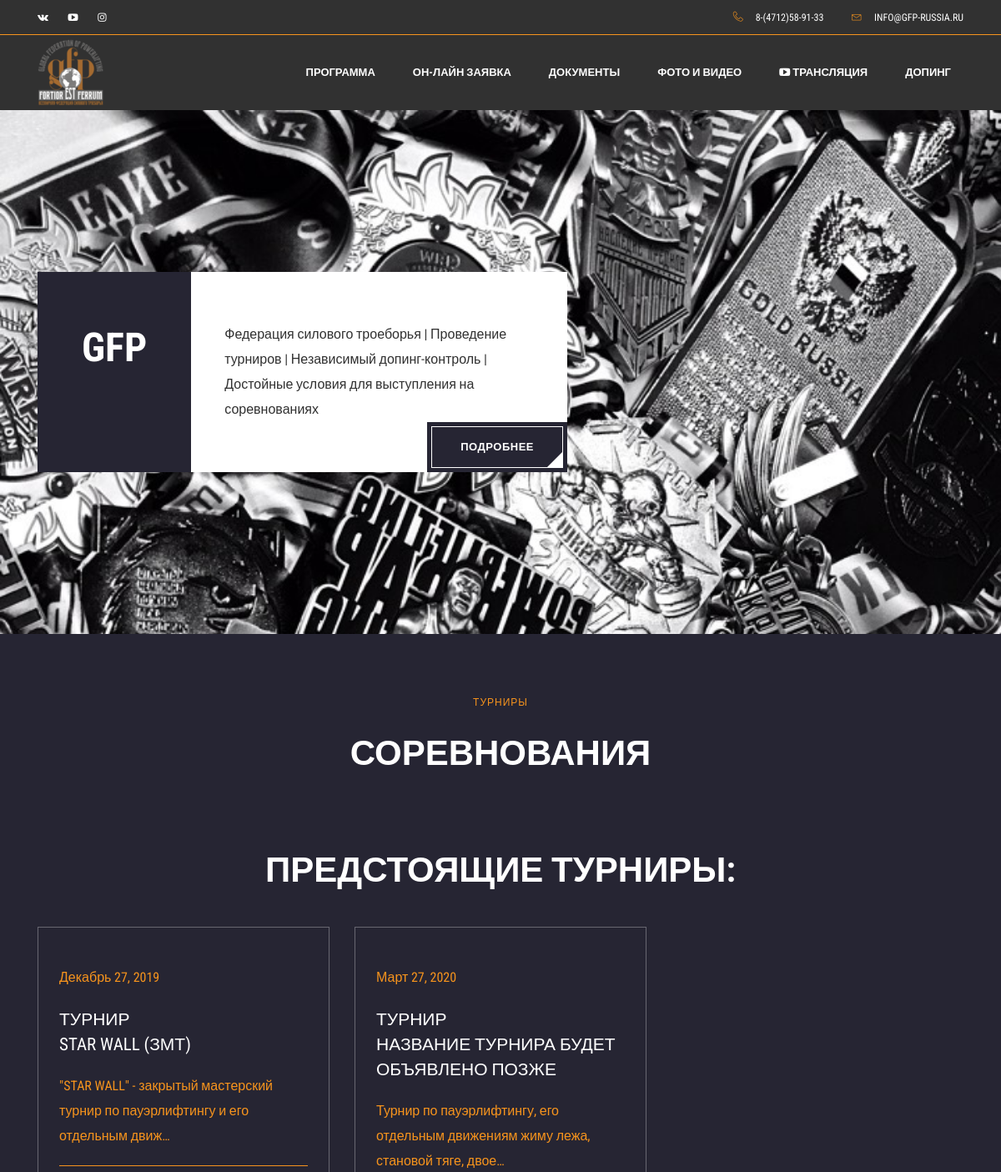
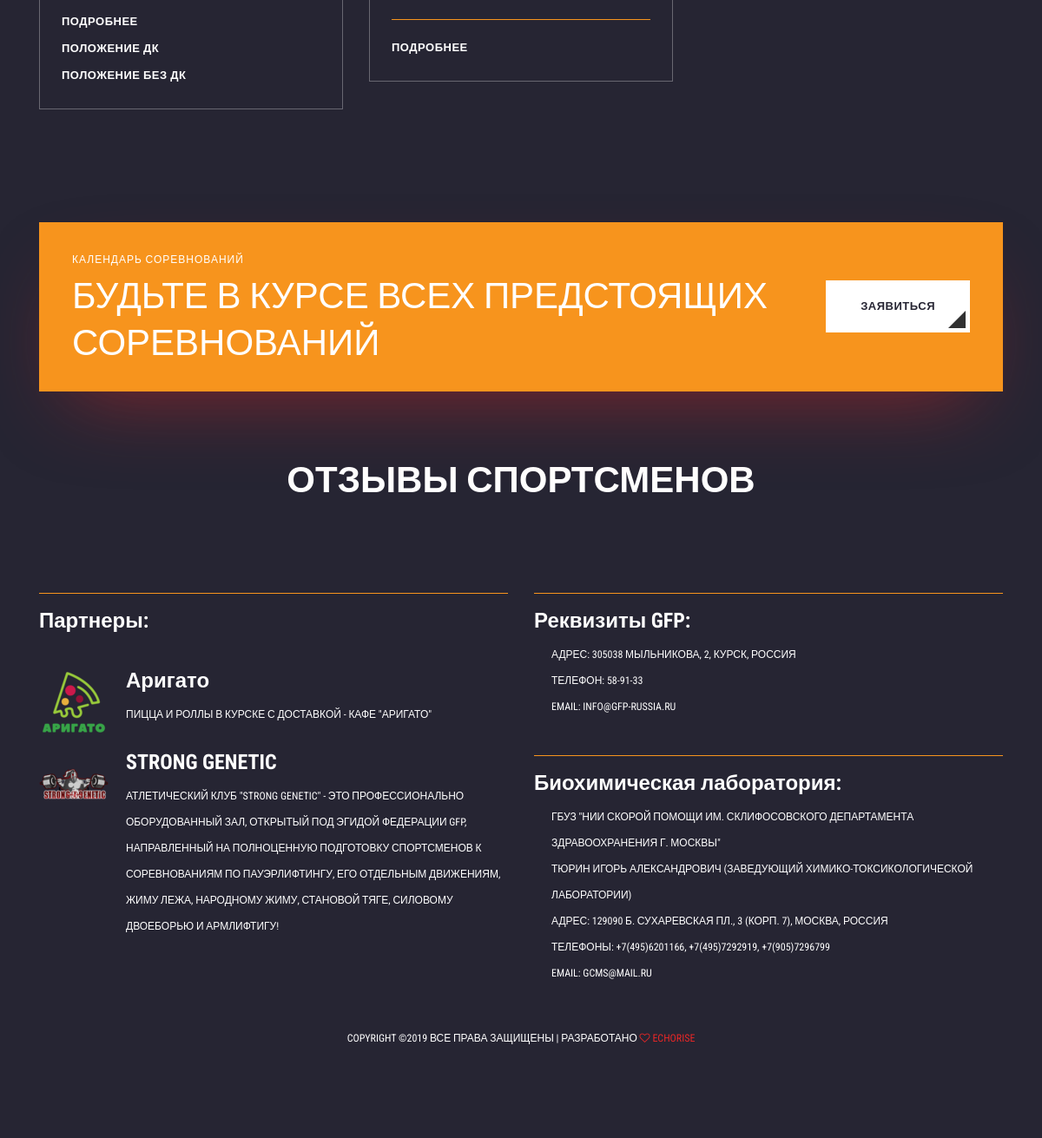
The app's page / (signed in) with its own data (2 pictures, top to bottom).
### tournaments/models.py (models this page shows, shortened)
class TournamentImage(models.Model):
    tournament = models.ForeignKey(Tournament, blank=True, null=True, default=None, on_delete=models.CASCADE,
                                   verbose_name='Турнир')
    image = models.ImageField(upload_to='tournaments_images/', verbose_name='АФиша')
    is_main = models.BooleanField(default=False, verbose_name='Обложка турнира?')
    is_active = models.BooleanField(default=True, verbose_name='Активная?')
    created = models.DateTimeField(auto_now_add=True, auto_now=False, verbose_name='Дата загрузки фото')
    updated = models.DateTimeField(auto_now_add=True, auto_now=False, verbose_name='Дата ред-ия фото')
    class Meta:
        verbose_name = 'Фотография турнира'
        verbose_name_plural = 'Фотографии турниров'

class Tournament(models.Model):
    name = models.TextField(max_length=512,  blank=True, null=True, default=True, verbose_name='Название турнира')
    short_name = models.CharField(max_length=64, blank=True, null=True, verbose_name='Сокращенное название турнира')
    country = models.CharField(max_length=64, null=True, blank=True, default='Россия', verbose_name='Страна')
    region = models.CharField(max_length=64, blank=True, default='Курская область', verbose_name='Регион')
    town = models.CharField(max_length=64, blank=True, default='Курск', verbose_name='Город')
    start_time = models.DateTimeField(null=True, blank=True, default=None, verbose_name='Дата начала турнира')
    end_time = models.DateTimeField(null=True, blank=True, default=None, verbose_name='Дата окончания турнира')
    status = models.ForeignKey(TournamentStatus, blank=True, default=True, on_delete=models.CASCADE,
                               verbose_name='Статус турнира')
    sponsors = models.CharField(max_length=512, null=True, blank=True, default=None, verbose_name='Спонсоры')
    description = models.TextField(max_length=512, null=True, blank=True, default=None, verbose_name='Описание турнира')
    provisions_dk = models.URLField(max_length=1024, blank=True, default=None, null=None,
                                    verbose_name='Положения на турнир с допинг-контролем')
    provisions_bezdk = models.URLField(max_length=1024, blank=True, default=None, null=None,
                                       verbose_name='Положения на турнир без допинг-контроля')
    nominations = models.URLField(max_length=1024, blank=True, default=None, null=None,
                                  verbose_name='Номинации на турнир')
    photo_vk = models.URLField(max_length=1024, blank=True, default=None, null=None, verbose_name='Ссылка на альбом VK')
    video_youtube = models.URLField(max_length=1024, blank=True, default=None, null=None,
                                    verbose_name='Ссылка на видео YOUTUBE')
    is_active = models.BooleanField(default=True, verbose_name='Актуальность турнира')
    created = models.DateTimeField(default=timezone.now, verbose_name='Дата создания турнира')
    updated = models.DateTimeField(default=timezone.now, verbose_name='Дата редактирования турнира')
    @property
    def Турнир(self):
        return truncatechars(self.name, 64)
    @property
    def Описание(self):
        return truncatechars(self.description, 20)
    class Meta:
        verbose_name = 'Турнир'
        verbose_name_plural = 'Турниры'

### home/views.py (the view)
# urls.py: url(r'^', include('home.urls')),
def home(request):
    all_tournaments = TournamentImage.objects.filter(is_active=True, is_main=True, tournament__is_active=True)
    new_tournaments = all_tournaments.filter(tournament__status_id=1)
    held_tournaments = all_tournaments.filter(tournament__status_id=2)
    canceled_tournaments = all_tournaments.filter(tournament__status_id=3)
    failed_tournaments = all_tournaments.filter(tournament__status_id=4)
    all_reviews = ReviewImage.objects.filter(is_active=True, is_main=True, review__is_active=True)
    documents = Document.objects.filter(is_active=True)
    return render(request, 'home/home.html', locals())

### templates/home/home.html (shortened to what this page needs)
{% extends 'base.html' %}
{% load static %}
{% block content %}
<section class="home_banner_area">
    <div class="banner_inner d-flex align-items-center">
        <div class="container">
            <div class="row">
                <div class="col-lg-7">
                    <div class="banner_content d-flex flex-md-row flex-column">
                        <div class="banner-left text-md-right">
                            <h1 class="text-uppercase">GFP</h1>
                        </div>
                        <div class="banner-right position-relative">
                            <p>Федерация силового троеборья | Проведение турниров | Независимый допинг-контроль | Достойные условия для выступления на соревнованиях</p>
                            <a class="main_btn mt-md-0 mt-4" href="{% url 'photo_and_video' %}">Подробнее</a>
                        </div>
                    </div>
                </div>
            </div>
        </div>
    </div>
</section>
<section class="testimonial-area section_gap_top">
    <div class="container">
        <div class="row justify-content-center section-title-wrap">
            <div class="col-lg-12">
                <h5>Турниры</h5>
            <h2>Соревнования <br></h2>
            </div>
        </div>
        <div class="row justify-content-center">
            <div class="col-lg-8">
            </div>
        </div>
    </div>
</section>
<section class="service-area section_gap_top">
    <div class="container">
        <div class="row justify-content-center section-title-wrap">
            <div class="col-lg-12">
                <h2 class="text-white">Предстоящие турниры:</h2>
            </div>
        </div>
        <div class="row">
        {% if new_tournaments %}
            {% for tournaments in new_tournaments %}
                {% include 'home/tournament_item.html' %}
            {% endfor %}
            {% else %}
                <div class="row justify-content-center section-title-wrap">
                <div class="col-lg-12">
                    <h3 class="text-white">Запланированных турниров пока нет, но скоро появятся! Следите за новостями в наших соцсетях и на сайте</h3>
                </div>
                </div>
        {% endif %}
        </div>
    </div>
</section>
<section class="cta_area">
    <div class="container">
        <div class="row">
            <div class="col-lg-12">
                <div class="cta_inner d-flex flex-md-row flex-column justify-content-between align-items-center">
                    <div class="mb-md-0 mb-4 text-sm-left text-center">
                        <p>Календарь соревнований</p>
                        <h1>Будьте в курсе всех предстоящих соревнований</h1>
                    </div>
                    <div class="">
                        <a href="{% url 'sportsman' %}" class="main_btn">Заявиться</a>
                    </div>
                </div>
            </div>
        </div>
    </div>
</section>
<section class="testimonial-area section_gap_top">
    <div class="container">
        <div class="row justify-content-center section-title-wrap">
            <div class="col-lg-12">
                <h2>Отзывы спортсменов<br></h2>
            </div>
        </div>
        <div class="row justify-content-center">
            <div class="col-lg-8">
            </div>
        </div>
    </div>
</section>
{% endblock content %}

### templates/home/tournament_item.html (shortened to what this page needs)
<div class="single-service col-lg-4 col-md-6">
    <div class="thumb">
    </div>
    <div class="service-box">
        <p>{{ tournaments.tournament.start_time|date:"F j, Y" }}</p>
        <h3>Турнир <br />{{ tournaments.tournament.short_name|truncatechars_html:80 }}</h3>
        <p>{{ tournaments.tournament.name|truncatechars_html:80 }}</p>
        <hr>
        <a href="{% url 'tournament' tournaments.tournament.id %}">Подробнее</a>
        {% if tournaments.tournament.provisions_dk %}
            <br>
            <a href="{{ tournaments.tournament.provisions_dk }}" target="_blank">Положение ДК</a>
        {% endif %}
        {% if tournaments.tournament.provisions_bezdk %}
            <br>
            <a href="{{ tournaments.tournament.provisions_bezdk }}" target="_blank">Положение без ДК</a>
        {% endif %}
        <br>
    </div>
</div>

### records on screen
TournamentImage: tournament.start_time "Декабрь 27, 2019", tournament.short_name "STAR WALL (ЗМТ)", tournament.name "\"STAR WALL\" - закрытый мастерский турнир по пауэрлифтингу и его отдельным движ…"
TournamentImage: tournament.start_time "Март 27, 2020", tournament.short_name "НАЗВАНИЕ ТУРНИРА БУДЕТ ОБЪЯВЛЕНО ПОЗЖЕ", tournament.name "Турнир по пауэрлифтингу, его отдельным движениям жиму лежа, становой тяге, двое…"
